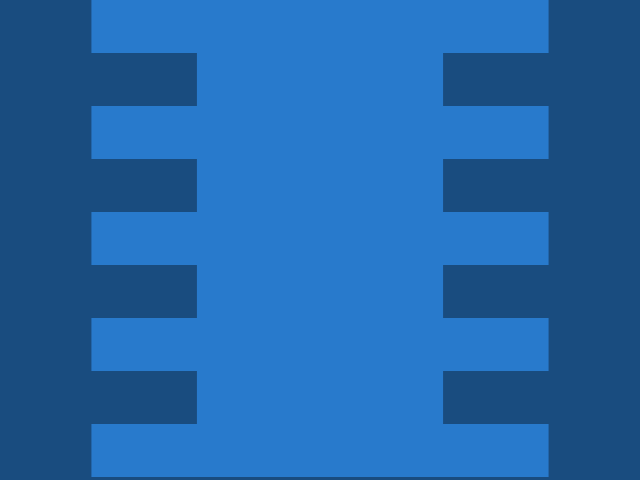
Frame 1 (no input)
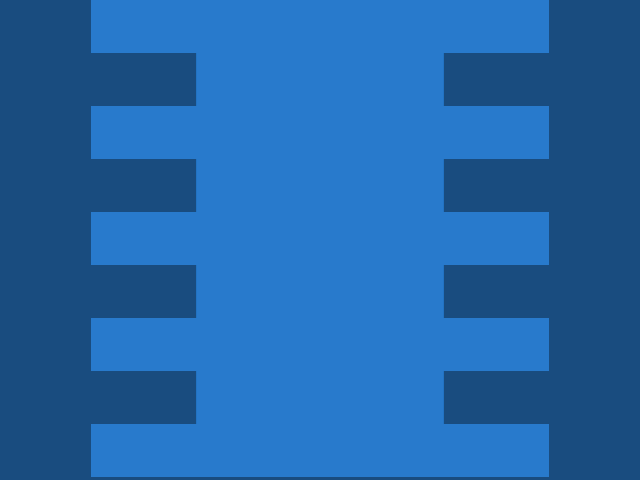
Frame 60 (the mouse pressed at the canvas centre just before this capture)
Frame 120 (the mouse held since frame 60 and released just before this capture): identical to frame 60, image omitted

The Processing sketch that drew these frames (run headless with seeded random() and noise(); from frame 60 on, the mouse is pressed at the canvas centre):

// Processing sketch: sketch_190813a
// ── sketch_190813a.pde
int rowCount = 9;
int diameter;
int mainColor;
int bgColor;

void setup() {
  size(640, 480);
  colorMode(HSB, 360, 100, 100);
  
  mainColor = color(210, 80, 80);
  bgColor = color(210, 80, 50);
  
  background(bgColor);
  noStroke();
  
  diameter = height / rowCount;
}

void draw() {
  for (int y = 0; y < rowCount; y++) {
    fill(mainColor);
    float barWidth;
    if (y % 2 == 0) {
      barWidth = width/1.4;  
    } else {
      barWidth = width/2.6;
    }
    pushMatrix();
    translate(width/2, y * diameter);
    rect(-(barWidth)/2, 0, barWidth, diameter);
    popMatrix();
  }
            
  //for (int y = 0; y < rowCount; y++) {
  //  for (int x = 0; x < width/3; x++) {
  //    if (y % 2 == 0) { 
  //      fill(mainColor);
  //      pushMatrix();
  //      translate(width/2, 0);
  //      ellipse(0 + x, y * diameter+(diameter/2), diameter, diameter);
  //      ellipse(0 - x, y * diameter+(diameter/2), diameter, diameter);
  //      popMatrix();
  //    } else {
  //      fill(mainColor);
  //      pushMatrix();
  //      translate(0, 0);
  //      ellipse(0 + x, y * diameter+(diameter/2), diameter, diameter);
  //      ellipse(width - x, y * diameter+(diameter/2), diameter, diameter);
  //      popMatrix();
  //    }
  //  }
  //}
}
